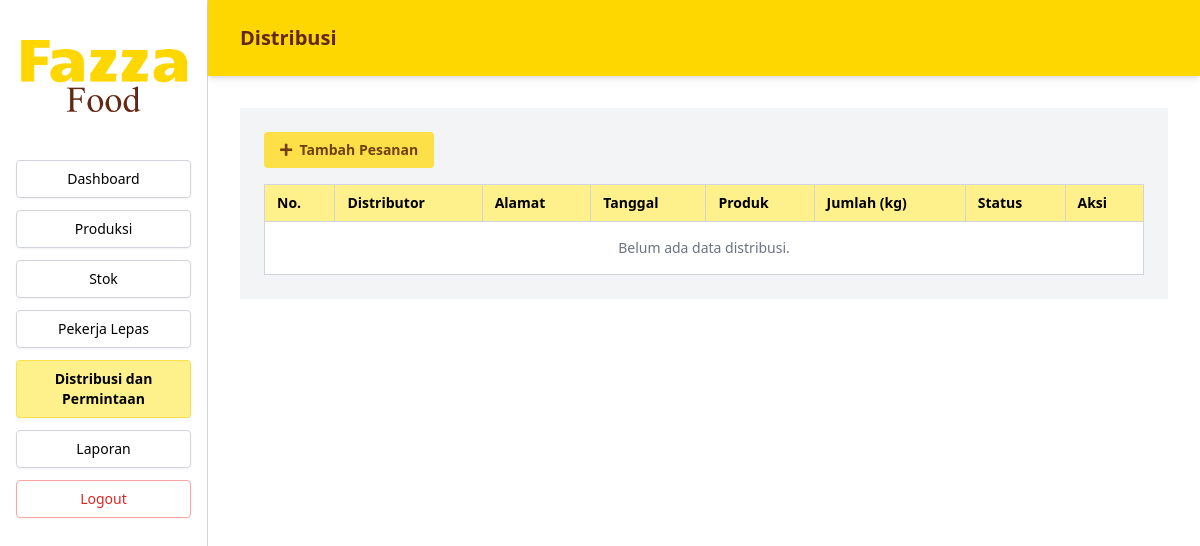
/Index.php?page=distribusi (signed in), run on an earlier commit of the app's database.
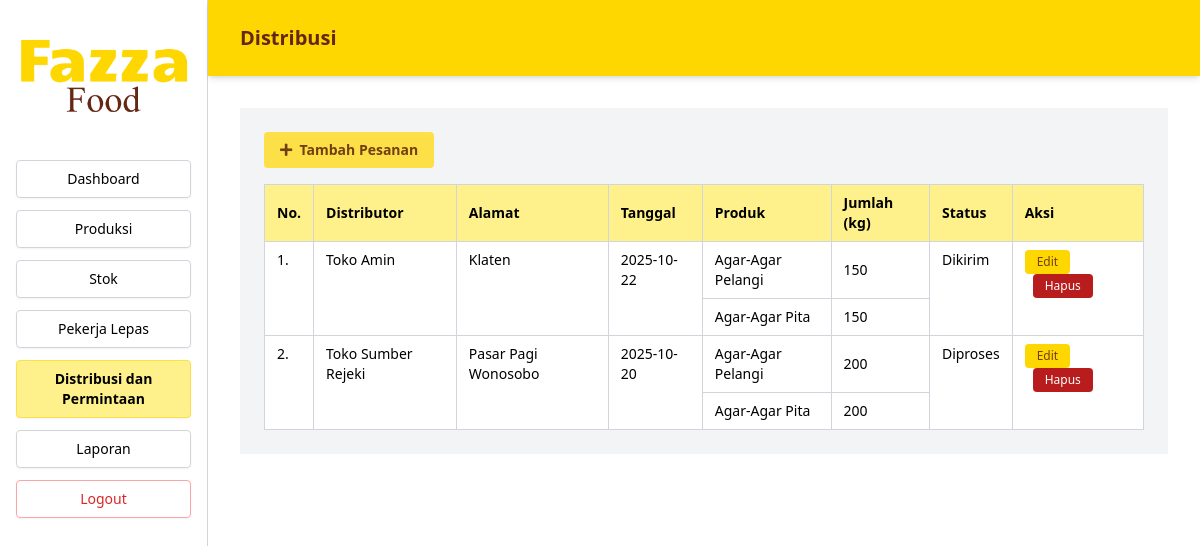
And on a later commit of the database.
### tables this page shows
CREATE TABLE `distribusi` (
  `id_distribusi` int(11) NOT NULL,
  `nama_toko` varchar(100) DEFAULT NULL,
  `tanggal_distribusi` date DEFAULT NULL,
  `id_produk` int(11) NOT NULL,
  `jumlah_pesanan` int(11) DEFAULT NULL,
  `tanggal_pesanan` date DEFAULT NULL,
  `status_pengiriman` varchar(50) DEFAULT NULL,
  `nama_distributor` varchar(100) DEFAULT NULL,
  `alamat_distributor` varchar(255) DEFAULT NULL,
  `id_distributor` int(11) DEFAULT NULL,
  `id_admin` int(11) DEFAULT NULL
);

CREATE TABLE `produk` (
  `id_produk` int(11) NOT NULL,
  `nama_produk` varchar(100) NOT NULL
);

### src/Distribusi.php (the view, shortened to what this page needs)
<?php
include 'koneksi.php';
$daftar_distribusi = $pdo->query("
  SELECT d.id_distribusi,
         d.nama_distributor, d.alamat_distributor,
         d.tanggal_pesanan, d.status_pengiriman,
         d.id_produk, d.jumlah_pesanan,
         p.nama_produk
    FROM distribusi d
    JOIN produk p ON d.id_produk = p.id_produk
 ORDER BY d.tanggal_pesanan DESC, d.nama_distributor ASC, d.id_distribusi ASC
")->fetchAll(PDO::FETCH_ASSOC);
?>
<main class="flex-1 bg-gray-100">
  <section class="p-6 overflow-x-auto">
    <button id="btnTambah" class="mb-4 inline-flex items-center bg-yellow-300 hover:bg-yellow-400 text-yellow-900 text-sm font-bold  px-4 py-2 rounded" type="button">
      <i class="fas fa-plus"></i>&nbsp; Tambah Pesanan
    </button>
    <table class="w-full border border-gray-300 text-sm bg-white">
      <thead>
        <tr class="bg-yellow-200 text-black text-left">
          <th class="border border-gray-300 px-3 py-2">No.</th>
          <th class="border border-gray-300 px-3 py-2">Distributor</th>
          <th class="border border-gray-300 px-3 py-2">Alamat</th>
          <th class="border border-gray-300 px-3 py-2">Tanggal</th>
          <th class="border border-gray-300 px-3 py-2">Produk</th>
          <th class="border border-gray-300 px-3 py-2">Jumlah (kg)</th>
          <th class="border border-gray-300 px-3 py-2">Status</th>
          <th class="border border-gray-300 px-3 py-2">Aksi</th>
        </tr>
      </thead>
      <tbody>
        <?php
        if (empty($daftar_distribusi)):
        ?>
          <tr>
            <td colspan="8" class="border border-gray-300 px-3 py-4 text-center text-gray-500">
              Belum ada data distribusi.
            </td>
          </tr>
        <?php
        else:
          $groups = [];
          foreach ($daftar_distribusi as $row) {
            $key = $row['nama_distributor'].'|'.$row['alamat_distributor'].'|'.$row['tanggal_pesanan'].'|'.$row['status_pengiriman'];
            if (!isset($groups[$key])) {
              $groups[$key] = [
                'header' => [
                  'nama_distributor'  => $row['nama_distributor'],
                  'alamat_distributor'=> $row['alamat_distributor'],
                  'tanggal_pesanan'   => $row['tanggal_pesanan'],
                  'status_pengiriman' => $row['status_pengiriman']
                ],
                'rows' => []
              ];
            }
            $groups[$key]['rows'][] = $row;
          }
          $no = 1;
          foreach ($groups as $g):
            $rowspan = count($g['rows']);
            $items = array_map(function($r){
              return ['id_produk'=>(int)$r['id_produk'],'jumlah'=>(int)$r['jumlah_pesanan']];
            }, $g['rows']);
            $items_json = htmlspecialchars(json_encode($items), ENT_QUOTES);
            foreach ($g['rows'] as $idx => $r):
        ?>
          <tr>
            <?php if ($idx === 0): ?>
              <td class="border border-gray-300 px-3 py-2 align-top" rowspan="<?= $rowspan ?>"><?= $no ?>.</td>
              <td class="border border-gray-300 px-3 py-2 align-top" rowspan="<?= $rowspan ?>"><?= htmlspecialchars($g['header']['nama_distributor']) ?></td>
              <td class="border border-gray-300 px-3 py-2 align-top" rowspan="<?= $rowspan ?>"><?= htmlspecialchars($g['header']['alamat_distributor']) ?></td>
              <td class="border border-gray-300 px-3 py-2 align-top" rowspan="<?= $rowspan ?>"><?= htmlspecialchars($g['header']['tanggal_pesanan']) ?></td>
            <?php endif; ?>
            <td class="border border-gray-300 px-3 py-2"><?= htmlspecialchars($r['nama_produk']) ?></td>
            <td class="border border-gray-300 px-3 py-2"><?= (int)$r['jumlah_pesanan'] ?></td>
            <?php if ($idx === 0): ?>
              <td class="border border-gray-300 px-3 py-2 align-top" rowspan="<?= $rowspan ?>"><?= htmlspecialchars($g['header']['status_pengiriman']) ?></td>
              <td class="border border-gray-300 px-3 py-2 align-top" rowspan="<?= $rowspan ?>">
                <button
                  class="btnEditPesanan px-3 py-1 text-xs text-yellow-900 rounded"
                  style="background-color:#FFD700;"
                  data-nama-old="<?= htmlspecialchars($g['header']['nama_distributor'], ENT_QUOTES) ?>"
                  data-alamat-old="<?= htmlspecialchars($g['header']['alamat_distributor'], ENT_QUOTES) ?>"
                  data-tanggal-old="<?= htmlspecialchars($g['header']['tanggal_pesanan'], ENT_QUOTES) ?>"
                  data-status-old="<?= htmlspecialchars($g['header']['status_pengiriman'], ENT_QUOTES) ?>"
                  data-items='<?= $items_json ?>'
                >Edit</button>
                <button
                  class="btnHapusPesanan bg-red-700 text-white text-xs px-3 py-1 rounded ml-2"
                  data-nama-old="<?= htmlspecialchars($g['header']['nama_distributor'], ENT_QUOTES) ?>"
                  data-alamat-old="<?= htmlspecialchars($g['header']['alamat_distributor'], ENT_QUOTES) ?>"
                  data-tanggal-old="<?= htmlspecialchars($g['header']['tanggal_pesanan'], ENT_QUOTES) ?>"
                  data-status-old="<?= htmlspecialchars($g['header']['status_pengiriman'], ENT_QUOTES) ?>"
                >Hapus</button>
              </td>
            <?php endif; ?>
          </tr>
        <?php
            endforeach;
            $no++;
          endforeach;
        endif;
        ?>
      </tbody>
    </table>
  </section>
</main>

### index.php (shortened to what this page needs)
<?php
$page = isset($_GET['page']) ? $_GET['page'] : 'dashboard';
$src = [
  'login'     => 'Login.php',
  'dashboard' => 'src/Dashboard.php',
  'produksi'  => 'src/Produksi.php',
  'stok'      => 'src/Stok.php',
  'pekerja'   => 'src/Pekerja.php',
  'distribusi'=> 'src/Distribusi.php',
  'laporan'   => 'src/Laporan.php',
  'riwayat_gaji' => 'src/RiwayatGaji.php',
  'jadwal_lengkap' => 'src/jadwal_lengkap.php',
];
$logoPath = 'assets/logo.png';
?>
<!DOCTYPE html>
<html lang="en">
<head>
  <script src="https://cdn.tailwindcss.com"></script>
  <link rel="stylesheet" href="https://cdnjs.cloudflare.com/ajax/libs/font-awesome/5.15.3/css/all.min.css" />
</head>
<body class="bg-white font-sans">
<?php if ($page !== 'login'): ?>
<div class="flex min-h-screen">
  <aside class="w-52 border-r border-gray-300 flex flex-col p-4 bg-white sticky top-0 h-screen">
    <div class="mb-10 flex justify-center">
      <?php if (file_exists($logoPath)) {
        echo '<img src="' . htmlspecialchars($logoPath) . '" alt="Logo perusahaan" class="max-h-15 object-contain" />';
      } else {
        echo '<div class="w-full h-20 flex items-center justify-center border border-gray-300 rounded text-gray-400 text-sm">Logo belum diupload</div>';
      } ?>
    </div>
    <nav class="flex flex-col space-y-3 text-sm">
      <?php
      $menuItems = [
        'dashboard' => 'Dashboard',
        'produksi' => 'Produksi',
        'stok' => 'Stok',
        'pekerja' => 'Pekerja Lepas',
        'distribusi' => 'Distribusi dan Permintaan',
        'laporan' => 'Laporan',
      ];
      foreach ($menuItems as $key => $label) {
        $isActive = ($page === $key) ? 'bg-yellow-200 border-yellow-300 font-semibold' : 'border-gray-300';
        echo "<a href='Index.php?page=$key' class='text-center py-2 rounded border $isActive shadow-sm text-black transition-all hover:bg-yellow-100 hover:border-yellow-200'>$label</a>";
      }
      ?>
      <a href="Logout.php" class="text-center py-2 rounded border border-red-300 shadow-sm text-red-600 transition-all hover:bg-red-100 hover:border-red-400">Logout</a>
    </nav>
  </aside>
  <main class="flex-1 flex flex-col">
    <header class="sticky top-0 bg-[#FFD700] text-[#642714] px-8 py-6 shadow-md z-40">
      <h1 class="text-xl font-bold">
        <?= ucwords(str_replace('_', ' ', $page)) ?>
      </h1>
    </header>
    <div class="p-8 overflow-y-auto">
      <?php
      if (array_key_exists($page, $src)) {
        include $src[$page];
      } else {
        echo "<p class='text-red-500'>src tidak ditemukan.</p>";
      }
      ?>
    </div>
  </main>
</div>
<?php else: ?>
  <?php include $src[$page]; ?>
<?php endif; ?>
</body>
</html>

What changed in the data, as far as the page shows it:
added distribusi: nama_distributor "Toko Amin", alamat_distributor "Klaten", tanggal_pesanan "2025-10-22", id_produk.nama_produk "Agar-Agar Pelangi", jumlah_pesanan "150", status_pengiriman "Dikirim"
added distribusi: id_produk.nama_produk "Agar-Agar Pita", jumlah_pesanan "150"
added distribusi: nama_distributor "Toko Sumber Rejeki", alamat_distributor "Pasar Pagi Wonosobo", tanggal_pesanan "2025-10-20", id_produk.nama_produk "Agar-Agar Pelangi", jumlah_pesanan "200", status_pengiriman "Diproses"
added distribusi: id_produk.nama_produk "Agar-Agar Pita", jumlah_pesanan "200"
Also different on the page:
text no longer shown: "Belum ada data distribusi."
